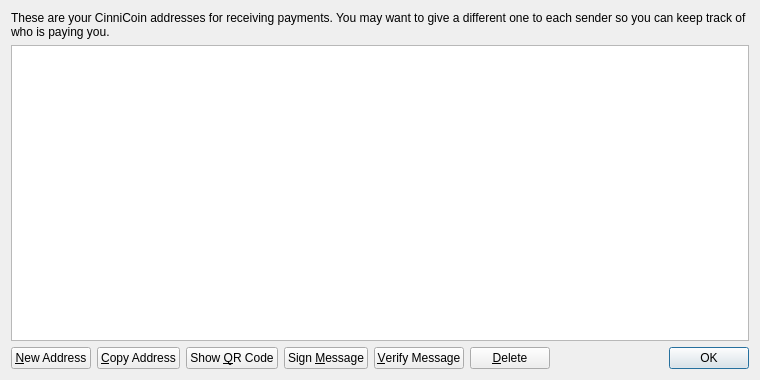
<?xml version="1.0" encoding="UTF-8"?>
<ui version="4.0">
 <class>AddressBookPage</class>
 <widget class="QWidget" name="AddressBookPage">
  <property name="geometry">
   <rect>
    <x>0</x>
    <y>0</y>
    <width>760</width>
    <height>380</height>
   </rect>
  </property>
  <property name="windowTitle">
   <string>Address Book</string>
  </property>
  <layout class="QVBoxLayout" name="verticalLayout">
   <item>
    <widget class="QLabel" name="labelExplanation">
     <property name="text">
      <string>These are your CinniCoin addresses for receiving payments. You may want to give a different one to each sender so you can keep track of who is paying you.</string>
     </property>
     <property name="textFormat">
      <enum>Qt::PlainText</enum>
     </property>
     <property name="wordWrap">
      <bool>true</bool>
     </property>
    </widget>
   </item>
   <item>
    <widget class="QTableView" name="tableView">
     <property name="contextMenuPolicy">
      <enum>Qt::CustomContextMenu</enum>
     </property>
     <property name="toolTip">
      <string>Double-click to edit address or label</string>
     </property>
     <property name="tabKeyNavigation">
      <bool>false</bool>
     </property>
     <property name="alternatingRowColors">
      <bool>true</bool>
     </property>
     <property name="selectionMode">
      <enum>QAbstractItemView::SingleSelection</enum>
     </property>
     <property name="selectionBehavior">
      <enum>QAbstractItemView::SelectRows</enum>
     </property>
     <property name="sortingEnabled">
      <bool>true</bool>
     </property>
     <attribute name="verticalHeaderVisible">
      <bool>false</bool>
     </attribute>
    </widget>
   </item>
   <item>
    <layout class="QHBoxLayout" name="horizontalLayout">
     <item>
      <widget class="QPushButton" name="newAddressButton">
       <property name="toolTip">
        <string>Create a new address</string>
       </property>
       <property name="text">
        <string>&amp;New Address</string>
       </property>
       <property name="icon">
        <iconset resource="../bitcoin.qrc">
         <normaloff>:/icons/add</normaloff>:/icons/add</iconset>
       </property>
      </widget>
     </item>
     <item>
      <widget class="QPushButton" name="copyToClipboard">
       <property name="toolTip">
        <string>Copy the currently selected address to the system clipboard</string>
       </property>
       <property name="text">
        <string>&amp;Copy Address</string>
       </property>
       <property name="icon">
        <iconset resource="../bitcoin.qrc">
         <normaloff>:/icons/editcopy</normaloff>:/icons/editcopy</iconset>
       </property>
      </widget>
     </item>
     <item>
      <widget class="QPushButton" name="showQRCode">
       <property name="text">
        <string>Show &amp;QR Code</string>
       </property>
       <property name="icon">
        <iconset resource="../bitcoin.qrc">
         <normaloff>:/icons/qrcode</normaloff>:/icons/qrcode</iconset>
       </property>
      </widget>
     </item>
     <item>
      <widget class="QPushButton" name="signMessage">
       <property name="toolTip">
        <string>Sign a message to prove you own a CinniCoin address</string>
       </property>
       <property name="text">
        <string>Sign &amp;Message</string>
       </property>
       <property name="icon">
        <iconset resource="../bitcoin.qrc">
         <normaloff>:/icons/edit</normaloff>:/icons/edit</iconset>
       </property>
      </widget>
     </item>
     <item>
      <widget class="QPushButton" name="verifyMessage">
       <property name="toolTip">
        <string>Verify a message to ensure it was signed with a specified CinniCoin address</string>
       </property>
       <property name="text">
        <string>&amp;Verify Message</string>
       </property>
       <property name="icon">
        <iconset resource="../bitcoin.qrc">
         <normaloff>:/icons/transaction_0</normaloff>:/icons/transaction_0</iconset>
       </property>
      </widget>
     </item>
     <item>
      <widget class="QPushButton" name="deleteButton">
       <property name="toolTip">
        <string>Delete the currently selected address from the list</string>
       </property>
       <property name="text">
        <string>&amp;Delete</string>
       </property>
       <property name="icon">
        <iconset resource="../bitcoin.qrc">
         <normaloff>:/icons/remove</normaloff>:/icons/remove</iconset>
       </property>
      </widget>
     </item>
     <item>
      <spacer name="horizontalSpacer">
       <property name="orientation">
        <enum>Qt::Horizontal</enum>
       </property>
       <property name="sizeHint" stdset="0">
        <size>
         <width>40</width>
         <height>20</height>
        </size>
       </property>
      </spacer>
     </item>
     <item>
      <widget class="QDialogButtonBox" name="buttonBox">
       <property name="sizePolicy">
        <sizepolicy hsizetype="Maximum" vsizetype="Fixed">
         <horstretch>0</horstretch>
         <verstretch>0</verstretch>
        </sizepolicy>
       </property>
       <property name="standardButtons">
        <set>QDialogButtonBox::Ok</set>
       </property>
      </widget>
     </item>
    </layout>
   </item>
  </layout>
 </widget>
 <resources>
  <include location="../bitcoin.qrc"/>
 </resources>
 <connections/>
</ui>
